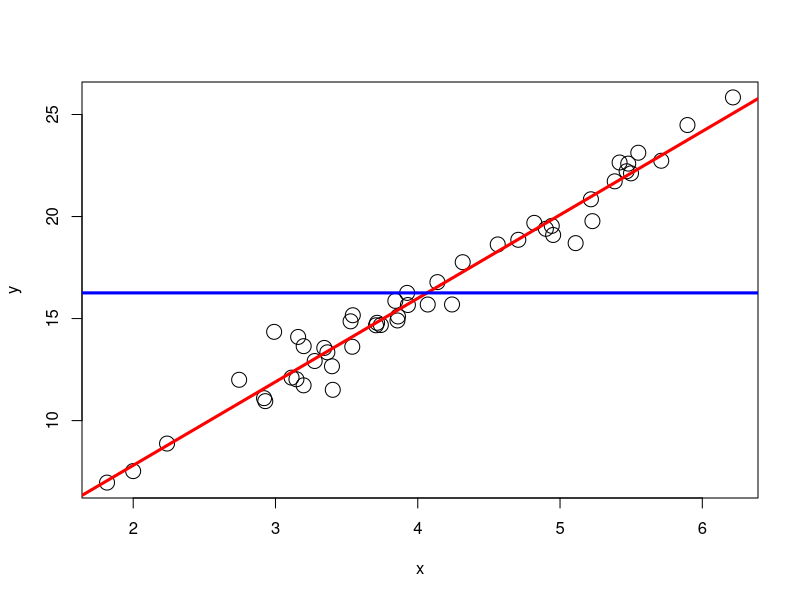

Write the R code that produced this figure.
# 2i) Full, linear model
set.seed(5)
n <- 50
x <- rnorm(n,4,1)
b <- 4
y <- rnorm(n,x*b,1)

plot(x,y,cex=2)
mod.full <- glm(y~x)
mod.int <- glm(y~1)

abline(mod.full,col='red',lwd=3)
abline(mod.int,col='blue',lwd=3)

bh <- mod.full$coef
X <- cbind(1,x)
D.1 <- sum((y - X%*%bh)^2)
mod.full
D.1
pchisq(D.1,n-1)

# 2i) Intercept, linear model
bh.int <- mod.int$coef
D.0 <- sum((y-bh.int)^2)
mod.int
D.0 
pchisq(D.0,n-1)

# 2ii) Intercept, normal
norm.int <- glm(x~1)
bh.2 <- norm.int$coef
D.0.norm <- sum((x-bh.2)^2)
D.0.norm
norm.int
pchisq(D.0.norm,n-1)

# 2ii) Full, normal
xx <- seq(n,1)
norm.full <- glm(x~xx)
bh.3 <- norm.full$coef
D.1.norm <- sum((x-cbind(1,xx)%*%bh.3)^2)
norm.full
D.1.norm
pchisq(D.1.norm,n-1)

# 2b: How do the 4 models compare to the corresponding saturated models?
p1 <- pchisq(D.0,n-1,lower=F) # significantly different from saturated model
p2 <- pchisq(D.1,n-2,lower=F) # not significantly different from sat. model
p3 <- pchisq(D.0.norm,n-1,lower=F) # not significantly different from sat. model 
p4 <- pchisq(D.1.norm,n-2,lower=F) # not significantly different from sat. model

# 2c:
d.D <- D.0 - D.1
d.D.norm <- D.0.norm - D.1.norm

pchisq(d.D,1,lower=F) # Reject: slope is better
pchisq(d.D.norm,1,lower=F) # Fail to Reject: slope does not improve model

